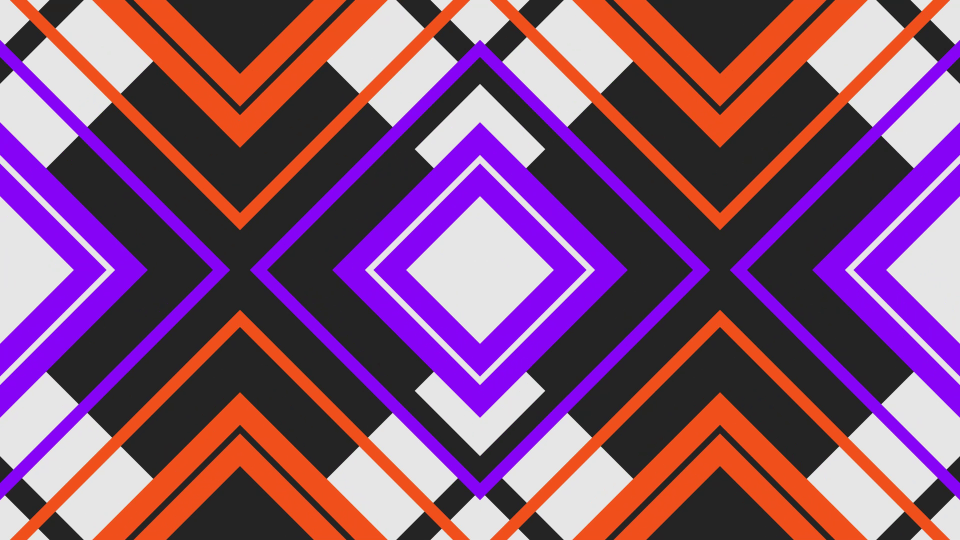
#> input picture frame 6 of 2022/OpenCV/Movies/assets/sample03.mp4, 1920 x 1080 px, given in place of sample01.mp4, which was not available (shown at 1/2 size)
$ python main.py
#> lines starting #> are read from the running program, lines starting #| are printed output that depends on the picture; after the words box and inside, x2 and y2 are one past the last pixel; in counts of white or black regions, pixels touching at a corner belong together; pictures that were not available may be replaced by others from this repository, and a replacement may not be noted
# coding: utf-8

"""
Install
	pip install opencv-python
	pip install numpy
"""

import cv2, time, random
import numpy as np

# File
file_main = "../assets/sample01.mp4"
file_sub  = "../assets/sample02.mp4"

# Mask
bgr_lower = np.array([0, 230, 0])   # Lower
bgr_upper = np.array([80, 255, 80]) # Upper

# Font
f_style = cv2.FONT_HERSHEY_DUPLEX
f_scale = 1
f_color = (255, 255, 255)

# Video
def get_video(path):
	cap = cv2.VideoCapture(path)
	if cap.isOpened() == False:
		print("Cant't open:", path)
		return None
	w     = int(cap.get(cv2.CAP_PROP_FRAME_WIDTH))# Width
	h     = int(cap.get(cv2.CAP_PROP_FRAME_HEIGHT))# Height
	count = int(cap.get(cv2.CAP_PROP_FRAME_COUNT))# Count
	fps   = int(cap.get(cv2.CAP_PROP_FPS))# Fps
	print("Video W:%d H:%d COUNT:%d FPS:%d" % (w, h, count, fps))
	return {"video":cap, "w":w, "h":h, "x":0, "y":0}

# Overlay
def overlay_img(img_back, img_front, pos):
	# Position
	x, y = pos
	bH, bW = img_back.shape[:2]
	fH, fW = img_front.shape[:2]
	# Rect, ROI
	x1, y1 = max(0, x), max(0, y)
	x2, y2 = min(bW, x+fW), min(bH, y+fH)
	back_roi = img_back[y1:y2, x1:x2]
	front_roi = img_front[y1-y:y2-y, x1-x:x2-x]
	# Mask
	img_mask_1  = cv2.inRange(front_roi, bgr_lower, bgr_upper)
	img_mask_2  = 255 - img_mask_1 # Reverse
	# AND
	img_and_1 = cv2.bitwise_and(back_roi, back_roi, mask=img_mask_1)
	img_and_2 = cv2.bitwise_and(front_roi, front_roi, mask=img_mask_2)
	# OR
	img_or = cv2.bitwise_or(img_and_1, img_and_2)
	# Override
	img_back[y1:y2, x1:x2] = img_or
	return img_back

#Capture
cap_main = get_video(file_main)
cX = int(cap_main["w"]/2) # Center
cY = int(cap_main["h"]/2)

# List
cap_subs = []
for n in range(3):
	cap_sub = get_video(file_sub)
	cap_sub["x"] = random.randint(-cX/2, cX/2)
	cap_sub["y"] = random.randint(-cY/2, cY/2)
	cap_subs.append(cap_sub)

while cap_main["video"].isOpened():
	time_sta = time.perf_counter() # Time(start)
	ret_m, frame_m = cap_main["video"].read() # Main
#> frame_m is the input picture: shape (1080, 1920, 3); mean B, G, R 115.4, 82.9, 132.7

	# Overlay
	if ret_m == True:

		# Sub
		for cap_sub in cap_subs:
			ret_s, frame_s = cap_sub["video"].read() # Sub
			if ret_s == True:
				x = int(cX - cap_sub["w"]/2 + cap_sub["x"]) # Position
				y = int(cY - cap_sub["h"]/2 + cap_sub["y"])
				frame_m = overlay_img(frame_m, frame_s, (x, y)) # Overlay
#> this loop made 3 passes
#> pass 1, in overlay_img, `back_roi = img_back[y1:y2, x1:x2]`:
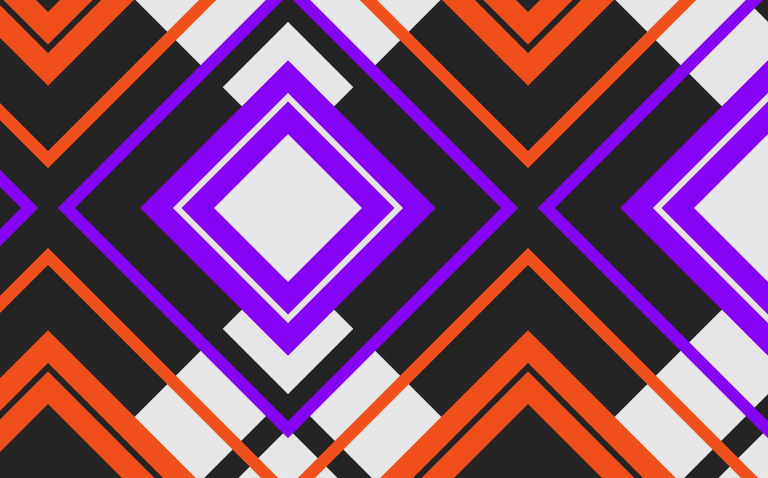
#> back_roi: shape (956, 1536, 3) (shown at 1/2 size); mean B, G, R 112, 76.2, 125.5
#> pass 1, in overlay_img, `front_roi = img_front[y1-y:y2-y, x1-x:x2-x]`:
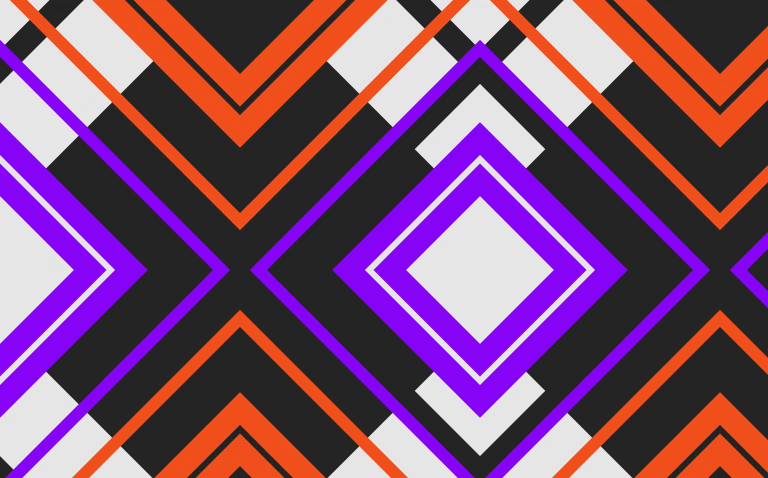
#> front_roi: shape (956, 1536, 3) (shown at 1/2 size); mean B, G, R 112, 76.2, 125.5
#> after the loop:
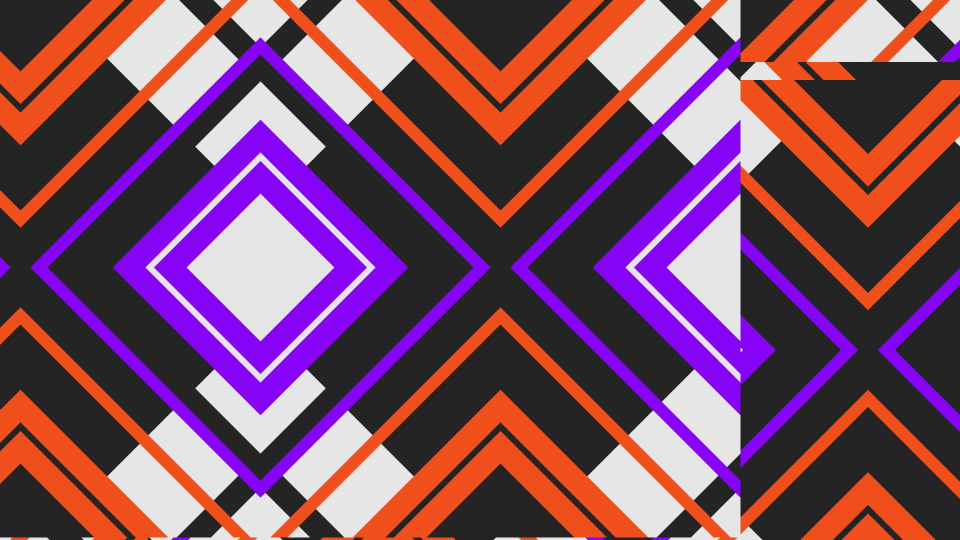
#> frame_m: shape (1080, 1920, 3) (shown at 1/2 size); mean B, G, R 100.3, 75.6, 125.5

		# Show
		time_delay = time.perf_counter() - time_sta  # Time(delay)
		time_str = "FPS:{}".format(1.0 / time_delay)
		cv2.putText(frame_m, time_str, (30, 60), f_style, f_scale, f_color)
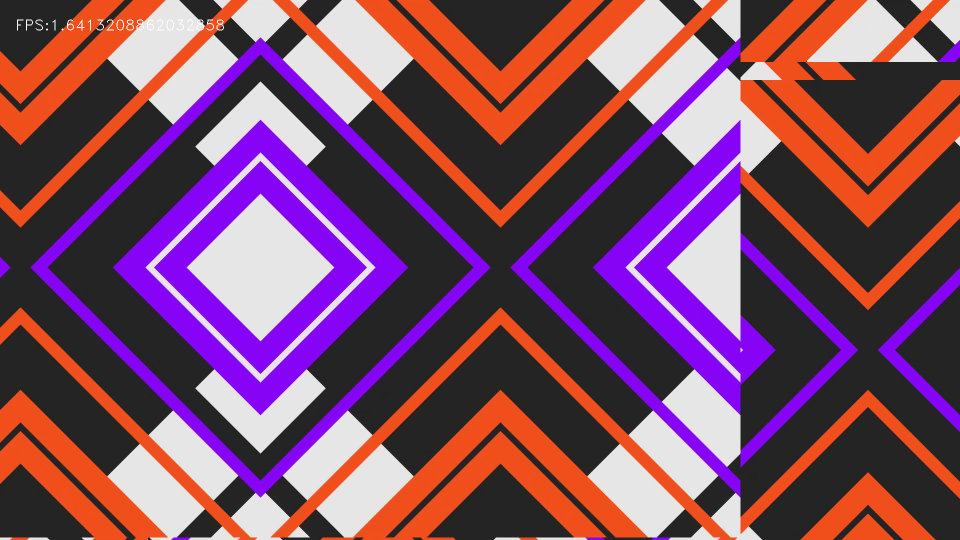
#> frame_m: shape (1080, 1920, 3) (shown at 1/2 size); 0.1% of pixels changed, all inside (x1, y1, x2, y2) = (34, 39, 448, 61)
		cv2.imshow("Video", frame_m)# Show
		# "Q" to Quit
		if cv2.waitKey(25) & 0xFF == ord("q"): break
#> (key q is pressed here)
	else:
		break

# Release
cap_main["video"].release()
cap_sub["video"].release()

cv2.destroyAllWindows()

$ run again, starting later in the video
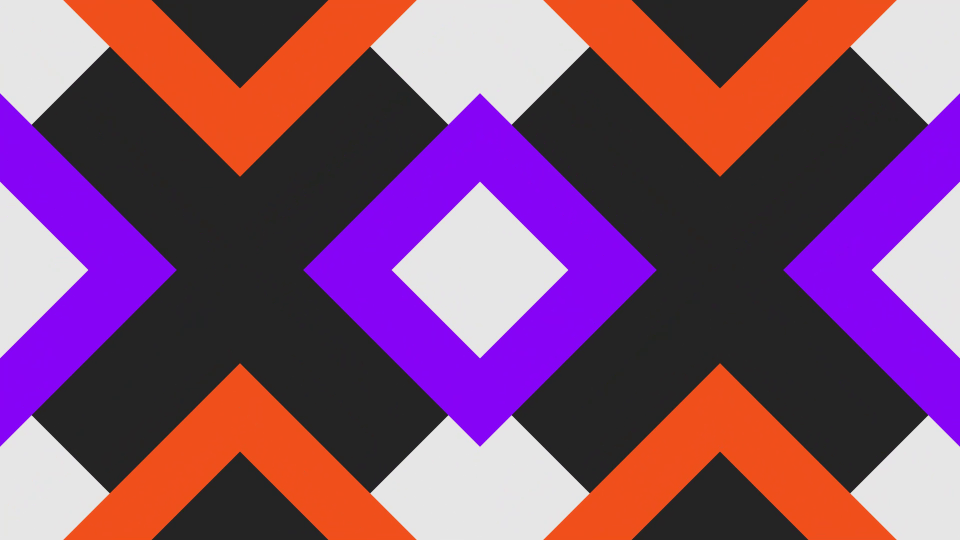
#> input picture frame 27 of 2022/OpenCV/Movies/assets/sample03.mp4, 1920 x 1080 px, given in place of sample01.mp4, which was not available (shown at 1/2 size)
#> frame_m is the input picture: shape (1080, 1920, 3); mean B, G, R 111.2, 76.6, 129.5
#> the loop `for cap_sub in cap_subs:` made 3 passes
#> pass 1, in overlay_img, `front_roi = img_front[y1-y:y2-y, x1-x:x2-x]`:
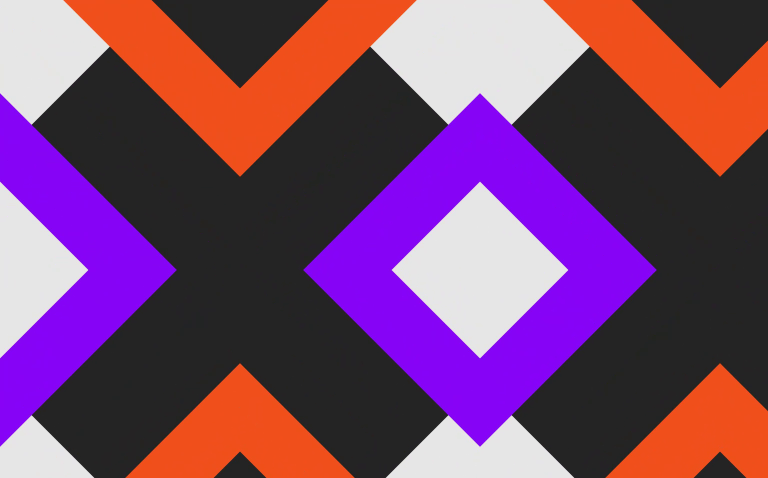
#> front_roi: shape (956, 1536, 3) (shown at 1/2 size); mean B, G, R 107, 69.1, 121.6
#> `cv2.putText(frame_m, time_str, (30, 60), f_style, f_scale, f_color)`:
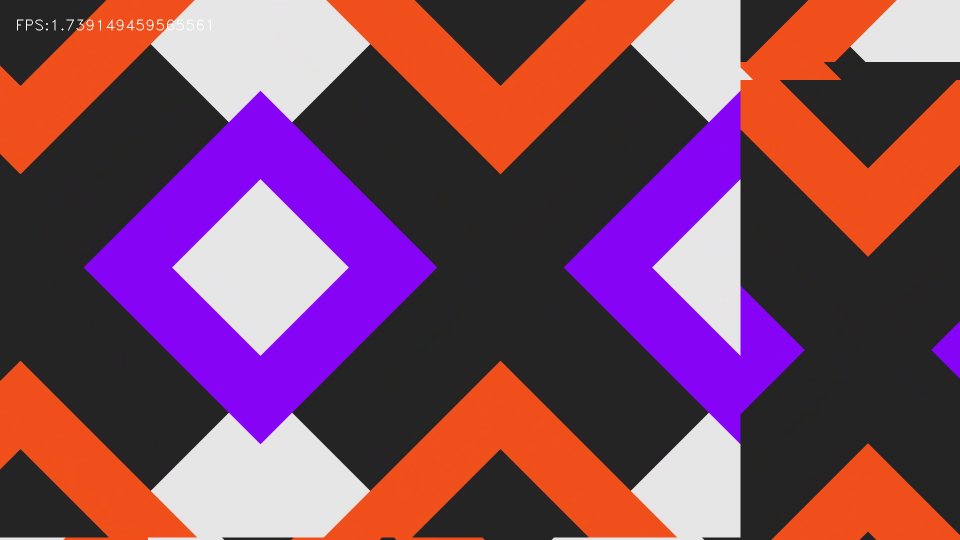
#> frame_m: shape (1080, 1920, 3) (shown at 1/2 size); mean B, G, R 96.2, 71.6, 124.5

$ run again, starting later in the video
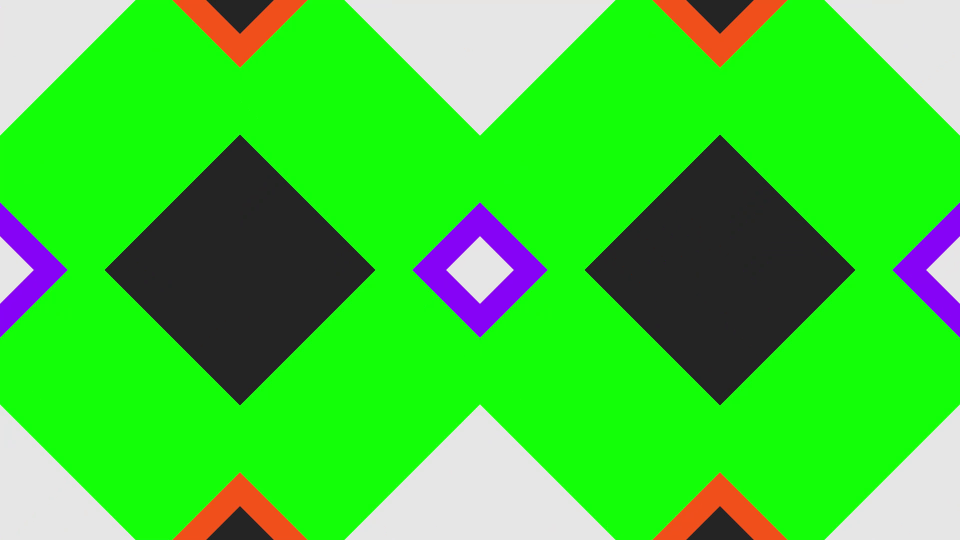
#> input picture frame 48 of 2022/OpenCV/Movies/assets/sample03.mp4, 1920 x 1080 px, given in place of sample01.mp4, which was not available (shown at 1/2 size)
#> frame_m is the input picture: shape (1080, 1920, 3); mean B, G, R 52.6, 206.9, 62.4
#> the loop `for cap_sub in cap_subs:` made 3 passes
#> pass 1, in overlay_img, `img_mask_1  = cv2.inRange(front_roi, bgr_lower, bgr_upper)`:
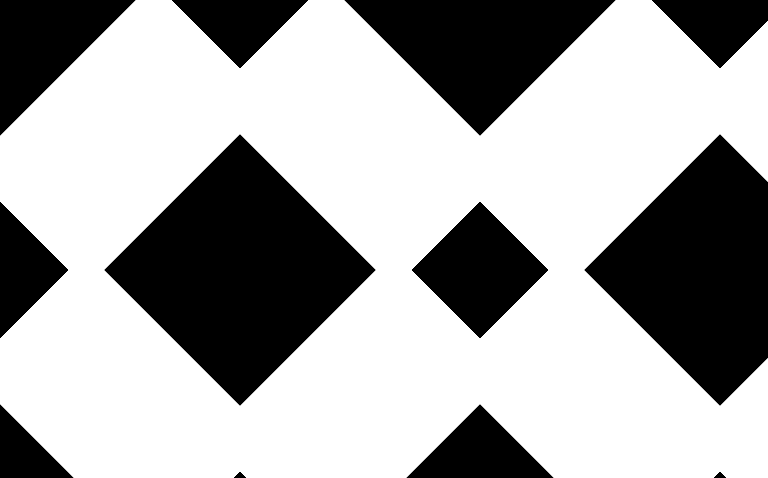
#> img_mask_1: shape (956, 1536) (shown at 1/2 size); 65.9% white; 12 black regions, largest, box (x1, y1, x2, y2) and area: (209, 269, 751, 811) 147424, (1169, 269, 1536, 811) 116624, (689, 0, 1231, 271) 73712
#> after the loop `for cap_sub in cap_subs:`:
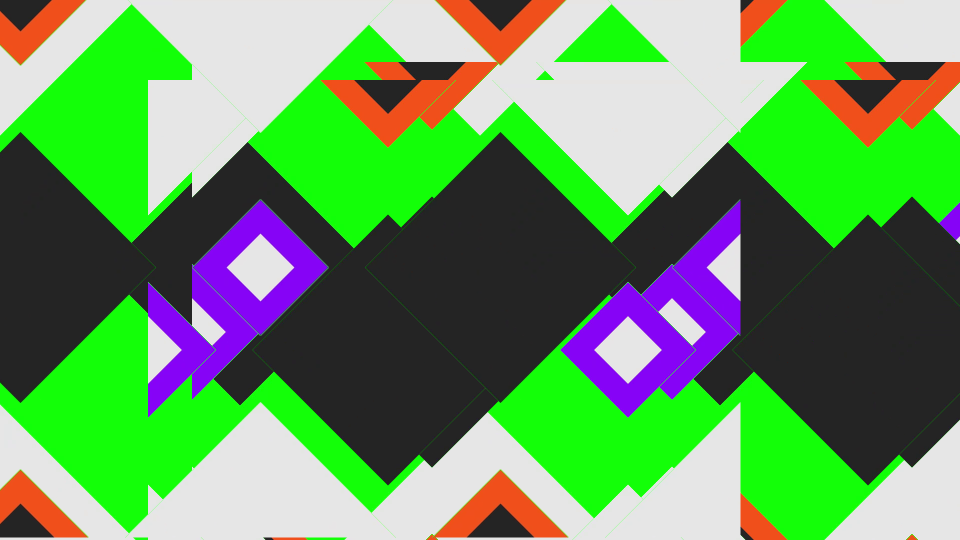
#> frame_m: shape (1080, 1920, 3) (shown at 1/2 size); mean B, G, R 94.1, 153, 101.4
